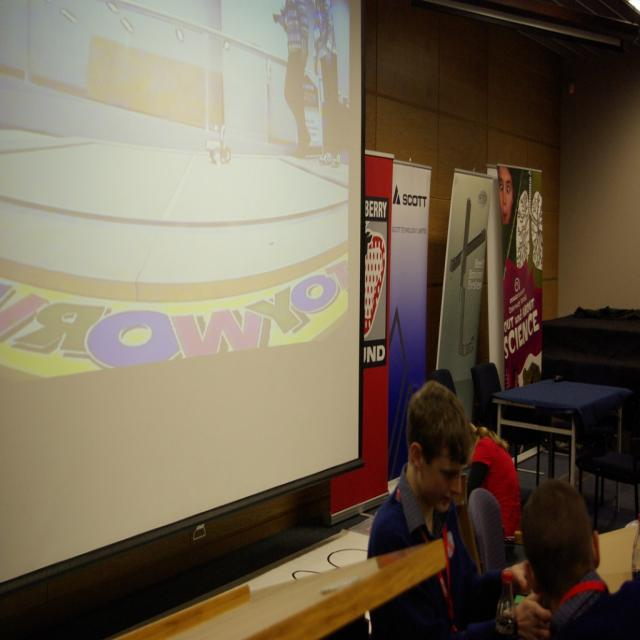
#> input picture utils/tests/assets/images/ear_group.jpg, 640 x 640 px; its folder holds only this picture in this run
$ python image_annotation_viewer.py -f tests/assets/images
#> lines starting #> are read from the running program, lines starting #| are printed output that depends on the picture; after the words box and inside, x2 and y2 are one past the last pixel; in counts of white or black regions, pixels touching at a corner belong together
### utils/data_decoder.py
"""
Unified decoder that automatically selects the appropriate annotation decoder
based on available annotation files.
"""
import json
import csv
import os
from collections.abc import MutableMapping
from typing import Any, Dict


# [25 lines left out: function _read_xy_pairs_from_txt, not called in this run]

def find_coco_annotation(image_path):
    folder = os.path.dirname(image_path)
    for file in os.listdir(folder):
        if file.endswith('_annotations.coco.json'):
            return os.path.join(folder, file)
    return None

# [16 lines left out: function decode_coco_annotation, not called in this run]

def find_csv_annotation(image_path):
    folder = os.path.dirname(image_path)
    for file in os.listdir(folder):
        if file.endswith('_annotations.csv'):
            return os.path.join(folder, file)
    return None

# [21 lines left out: function decode_csv_annotation, not called in this run]


def find_pts_annotation(image_path):
    """Find corresponding .pts file for an image."""
    base_path = os.path.splitext(image_path)[0]
    pts_path = base_path + '.pts'
    if os.path.exists(pts_path):
        return pts_path
    return None


def find_lfpw_txt_annotation(image_path):
    """Find Dataset LFPW style .txt annotation for an image."""
    base_path = os.path.splitext(image_path)[0]
    txt_path = base_path + '.txt'
    if os.path.exists(txt_path):
        coords = _read_xy_pairs_from_txt(txt_path)
        if len(coords) >= 2:
            return txt_path
    return None

# [64 lines left out: functions decode_pts_annotation, decode_lfpw_txt_annotation, not called in this run]


def find_annotation(image_path):
    """
    Find corresponding annotation file for an image.
    Checks for COCO, CSV, PTS, and Dataset LFPW TXT formats in order.

    Args:
        image_path: Path to the image file

    Returns:
        tuple: (annotation_path, annotation_type) or (None, None) if not found
               annotation_type can be 'coco', 'csv', 'pts', or 'lfpw_txt'
    """
    coco_path = find_coco_annotation(image_path)
    csv_path = find_csv_annotation(image_path)
    pts_path = find_pts_annotation(image_path)
    lfpw_txt_path = find_lfpw_txt_annotation(image_path)

    if coco_path:
        return coco_path, 'coco'
    elif csv_path:
        return csv_path, 'csv'
    elif pts_path:
        return pts_path, 'pts'
    elif lfpw_txt_path:
        return lfpw_txt_path, 'lfpw_txt'

    return None, None


# [302 lines left out: functions decode_annotation, get_annotation_color, find_all_annotations, decode_all_annotations, not called in this run]

### utils/image_annotation_viewer.py
from __future__ import annotations

import argparse
import sys
from pathlib import Path
from typing import List, Sequence, cast

import cv2
import numpy as np
from numpy.typing import NDArray

try:
    import tkinter as tk
    from tkinter import filedialog
except Exception:  # pragma: no cover - optional for headless servers
    tk = None
    filedialog = None

# Allow running as `python utils/image_annotation_viewer.py` from repo root
_SCRIPT_DIR = Path(__file__).resolve().parent
_REPO_ROOT = _SCRIPT_DIR.parent
if str(_REPO_ROOT) not in sys.path:
    sys.path.insert(0, str(_REPO_ROOT))

from data_decoder import decode_annotation, find_annotation

SUPPORTED_EXTENSIONS = (".jpg", ".jpeg", ".png", ".bmp")
COLOR_MAP = {
    "coco": (0, 0, 255),
    "csv": (0, 255, 0),
    "pts": (255, 0, 255),
    "lfpw_txt": (0, 165, 255),
}
DEFAULT_BOX_COLOR = (255, 255, 255)
ArrayLike = NDArray[np.uint8]


def parse_args() -> argparse.Namespace:
    parser = argparse.ArgumentParser(
        description="Browse a folder of images with annotations using OpenCV controls",
        formatter_class=argparse.ArgumentDefaultsHelpFormatter,
    )
    parser.add_argument(
        "--folder",
        "-f",
        type=str,
        default=None,
        help="Folder that contains images (falls back to folder picker if omitted)",
    )
    parser.add_argument(
        "--recursive",
        action="store_true",
        help="Recursively include subdirectories when gathering images",
    )
    parser.add_argument(
        "--start-idx",
        type=int,
        default=0,
        help="Initial image index to show",
    )
    parser.add_argument(
        "--headless",
        action="store_true",
        help="Disable OpenCV UI and just log annotation info (useful for remote sessions)",
    )
    parser.add_argument(
        "--max-images",
        type=int,
        default=0,
        help="Limit the number of images processed in headless mode (0 = all)",
    )
    parser.add_argument(
        "--scale-width",
        type=int,
        default=0,
        help="Resize display width while preserving aspect ratio (0 = original size)",
    )
    return parser.parse_args()


def pick_directory() -> Path:
    if tk is None or filedialog is None:
        raise SystemExit("tkinter is unavailable; pass --folder to choose a directory explicitly.")

    root = tk.Tk()
    root.withdraw()
    folder = filedialog.askdirectory(title="Select image folder")
    if not folder:
        raise SystemExit("No folder selected.")
    return Path(folder)


def resolve_folder(folder_arg: str | None) -> Path:
    if folder_arg:
        folder = Path(folder_arg).expanduser()
    else:
        folder = pick_directory()

    if not folder.exists():
        raise SystemExit(f"Folder does not exist: {folder}")
    if not folder.is_dir():
        raise SystemExit(f"Path is not a directory: {folder}")
    return folder


def collect_images(folder: Path, recursive: bool) -> List[Path]:
    if recursive:
        paths = [p for p in folder.rglob("*") if p.suffix.lower() in SUPPORTED_EXTENSIONS]
    else:
        paths = [p for p in folder.iterdir() if p.suffix.lower() in SUPPORTED_EXTENSIONS]
    return sorted(paths)


def draw_annotations_on_image(
    image_path: Path,
    annotations: Sequence[dict],
    annotation_type: str | None
) -> ArrayLike:
    img = cv2.imread(str(image_path))
#> img is the input picture: shape (640, 640, 3); mean B, G, R 83.8, 101.9, 114.2
    if img is None:
        raise FileNotFoundError(f"Failed to read image: {image_path}")
    image = cast(ArrayLike, img)

    color = COLOR_MAP.get(annotation_type or "", DEFAULT_BOX_COLOR)

    for ann in annotations:
        bbox = ann.get("bbox")
        if bbox:
            x, y, w, h = bbox
            pt1 = (int(round(x)), int(round(y)))
            pt2 = (int(round(x + w)), int(round(y + h)))
            cv2.rectangle(image, pt1, pt2, color, 2)

        keypoints = ann.get("keypoints")
        if keypoints:
            for idx in range(0, len(keypoints), 3):
                kx = int(round(keypoints[idx]))
                ky = int(round(keypoints[idx + 1]))
                visibility = keypoints[idx + 2] if idx + 2 < len(keypoints) else 2
                if visibility > 0:
                    cv2.circle(image, (kx, ky), 3, color, -1)

    info_lines = [
        image_path.name,
        f"Annotation: {annotation_type or 'none'}",
        f"Detections: {len(annotations)}",
        "Controls: [A] prev  [D] next  [Q] quit",
    ]
    draw_text_overlay(image, info_lines)
    return image


def draw_text_overlay(image: ArrayLike, lines: Sequence[str]) -> None:
    y = 30
    for line in lines:
        cv2.putText(image, line, (20, y), cv2.FONT_HERSHEY_SIMPLEX, 0.7, (255, 255, 255), 2, cv2.LINE_AA)
        y += 25
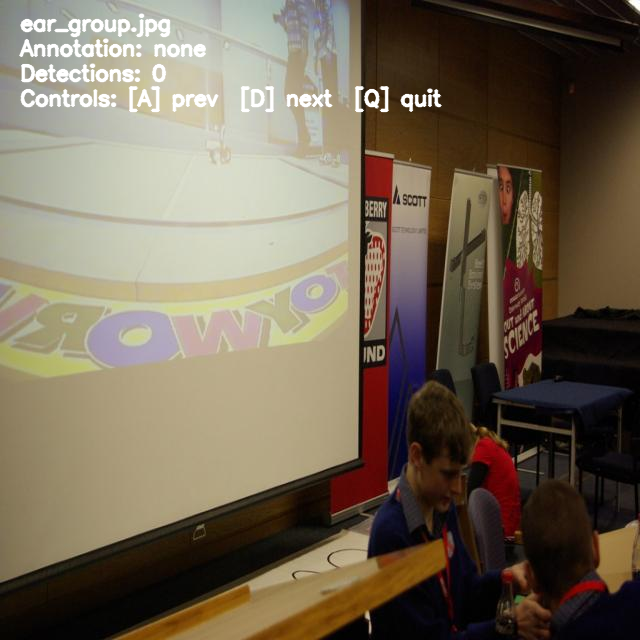
#> image: shape (640, 640, 3); 2.49% of pixels changed, all inside (x1, y1, x2, y2) = (19, 13, 443, 113)
#> after the loop, y = 130


def scale_image(image: ArrayLike, target_width: int) -> ArrayLike:
    if target_width <= 0:
        return image
    h, w = image.shape[:2]
    if w == 0:
        return image
    scale = target_width / float(w)
    new_size = (target_width, int(round(h * scale)))
    resized = cv2.resize(image, new_size, interpolation=cv2.INTER_AREA)
    return cast(ArrayLike, resized)


def main() -> None:
    args = parse_args()
    folder = resolve_folder(args.folder)
    image_paths = collect_images(folder, args.recursive)

    if not image_paths:
        raise SystemExit(f"No images found under {folder} (extensions: {', '.join(SUPPORTED_EXTENSIONS)})")

    current_idx = max(0, min(args.start_idx, len(image_paths) - 1))

    if args.headless:
        remaining = args.max_images if args.max_images > 0 else len(image_paths)
        print(f"Headless mode enabled; iterating over {remaining} image(s).")
        while remaining > 0:
            image_path = image_paths[current_idx]
            annotation_path, annotation_type = find_annotation(str(image_path))
            annotations = (
                decode_annotation(annotation_path, str(image_path), annotation_type)
                if annotation_path
                else []
            )
            print(
                f"[{current_idx + 1}/{len(image_paths)}] {image_path.name} "
                f"annotation={annotation_type or 'none'} count={len(annotations)}"
            )
            current_idx = (current_idx + 1) % len(image_paths)
            remaining -= 1
        return

    window_name = "Annotation Viewer"
    cv2.namedWindow(window_name, cv2.WINDOW_NORMAL)

    while True:
        image_path = image_paths[current_idx]
        annotation_path, annotation_type = find_annotation(str(image_path))
        annotations = (
            decode_annotation(annotation_path, str(image_path), annotation_type)
            if annotation_path
            else []
        )

        display = draw_annotations_on_image(image_path, annotations, annotation_type)
        display = scale_image(display, args.scale_width)
        cv2.imshow(window_name, display)

        key = cv2.waitKey(0) & 0xFF
#> (key q is pressed here)
        if key in (27, ord("q")):
            break
        if key in (ord("a"), 81):
            current_idx = (current_idx - 1) % len(image_paths)
        elif key in (ord("d"), 83):
            current_idx = (current_idx + 1) % len(image_paths)

    cv2.destroyAllWindows()


if __name__ == "__main__":
    main()

$ run again, on utils/tests/assets/images/multi_face.jpg
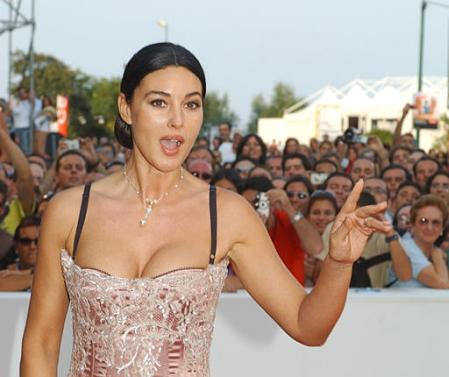
#> input picture utils/tests/assets/images/multi_face.jpg, 449 x 377 px
#> in draw_annotations_on_image, img is the input picture: shape (377, 449, 3); mean B, G, R 141.9, 154.7, 172.6
#> after the loop in draw_text_overlay, `for line in lines:`:
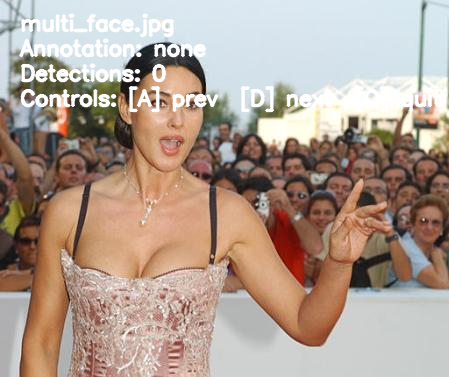
#> image: shape (377, 449, 3); 5.92% of pixels changed, all inside (x1, y1, x2, y2) = (19, 13, 442, 113)
#> after the loop in draw_text_overlay, `for line in lines:`: y = 130

$ run again, on utils/tests/assets/images/single_ear.jpg
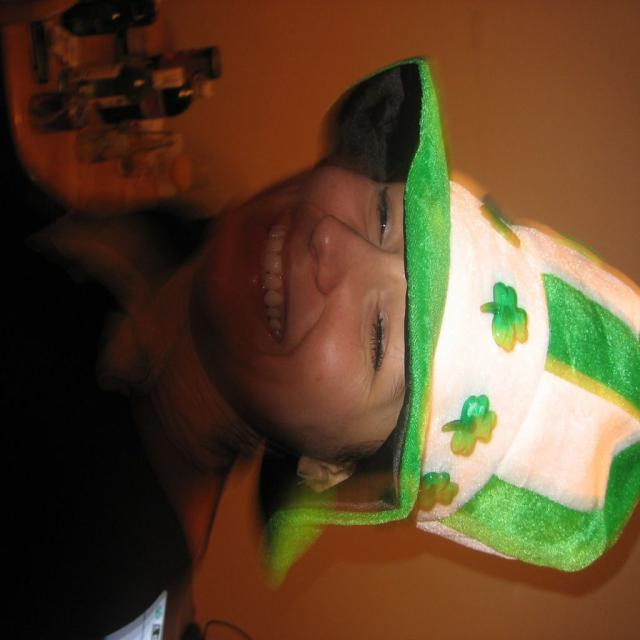
#> input picture utils/tests/assets/images/single_ear.jpg, 640 x 640 px
#> in draw_annotations_on_image, img is the input picture: shape (640, 640, 3); mean B, G, R 45, 71.6, 94
#> after the loop in draw_text_overlay, `for line in lines:`:
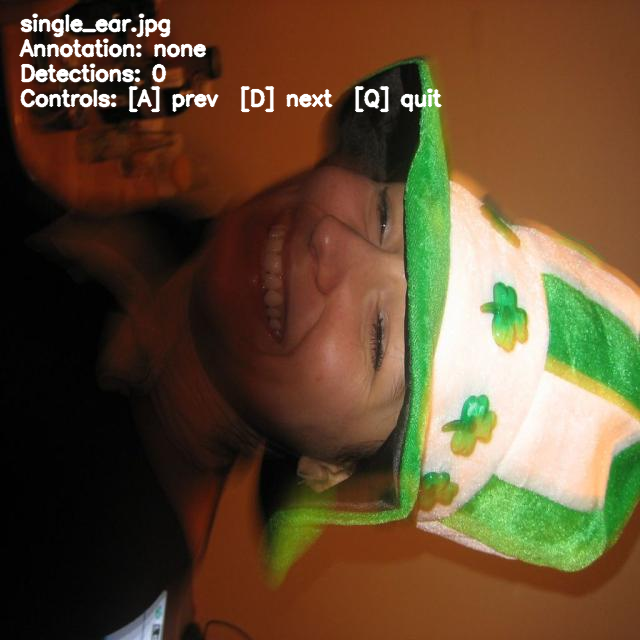
#> image: shape (640, 640, 3); 2.59% of pixels changed, all inside (x1, y1, x2, y2) = (18, 13, 443, 113)
#> after the loop in draw_text_overlay, `for line in lines:`: y = 130

$ run again, on utils/tests/assets/images/single_face.jpg
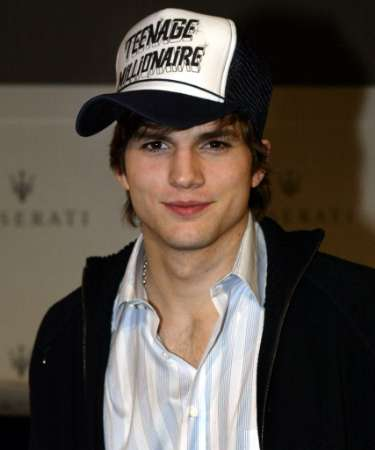
#> input picture utils/tests/assets/images/single_face.jpg, 375 x 450 px
#> in draw_annotations_on_image, img is the input picture: shape (450, 375, 3); mean B, G, R 67.2, 75.2, 84.4
#> after the loop in draw_text_overlay, `for line in lines:`:
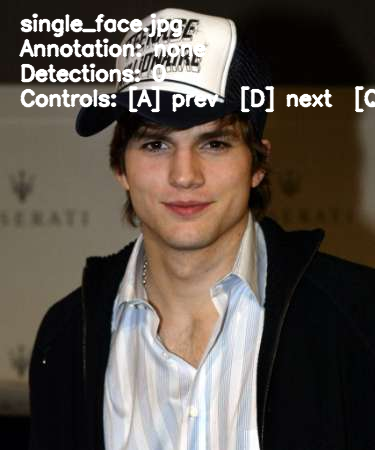
#> image: shape (450, 375, 3); 5.85% of pixels changed, all inside (x1, y1, x2, y2) = (18, 13, 375, 113)
#> after the loop in draw_text_overlay, `for line in lines:`: y = 130
